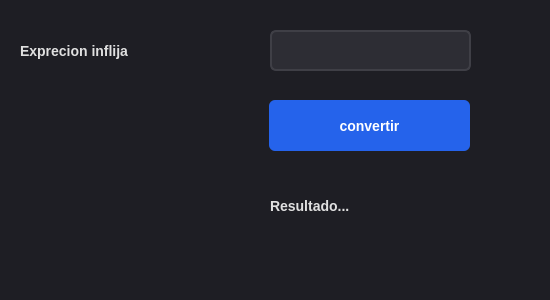
<?xml version="1.0" encoding="UTF-8"?>
<ui version="4.0">
 <class>Dialog</class>
 <widget class="QDialog" name="Dialog">
  <property name="geometry">
   <rect>
    <x>0</x>
    <y>0</y>
    <width>550</width>
    <height>300</height>
   </rect>
  </property>
  <property name="minimumSize">
   <size>
    <width>0</width>
    <height>0</height>
   </size>
  </property>
  <property name="windowTitle">
   <string>Dialog</string>
  </property>
  <property name="styleSheet">
   <string notr="true">/* Estilo general de la ventana */
QDialog {
    background-color: #1e1e24;
    color: #ffffff;
    font-family: &quot;Segoe UI&quot;, Arial, sans-serif;
}

/* Estilo para las etiquetas de texto (Expresión Infija y Resultado) */
QLabel {
    color: #e0e0e0;
    font-size: 14px;
    font-weight: 500;
}

/* Estilo específico para el texto de &quot;Resultado...&quot; para resaltarlo */
/* Nota: Si le pones el objectName &quot;label_resultado&quot; en Qt Designer, aplicará este filtro */
QLabel#label_2 {
    color: #4ade80; /* Un tono verde brillante moderno para el resultado */
    font-size: 16px;
    font-weight: bold;
    margin-top: 10px;
}

/* Estilo para la caja de texto de entrada */
QLineEdit {
    background-color: #2d2d34;
    border: 2px solid #3f3f46;
    border-radius: 6px;
    color: #ffffff;
    padding: 6px 12px;
    font-size: 14px;
    selection-background-color: #2563eb;
}

QLineEdit:focus {
    border: 2px solid #3b82f6; /* Borde azul cuando estás escribiendo */
    background-color: #32323b;
}

/* Estilo para el botón de Convertir */
QPushButton {
    background-color: #2563eb; /* Azul moderno */
    color: #ffffff;
    border: none;
    border-radius: 6px;
    padding: 8px 20px;
    font-size: 14px;
    font-weight: bold;
    min-width: 100px;
}

QPushButton:hover {
    background-color: #3b82f6; /* Azul un poco más claro al pasar el mouse */
}

QPushButton:pressed {
    background-color: #1d4ed8; /* Azul más oscuro al hacer clic */
}</string>
  </property>
  <widget class="QPushButton" name="btn_convertir">
   <property name="geometry">
    <rect>
     <x>269</x>
     <y>100</y>
     <width>201</width>
     <height>51</height>
    </rect>
   </property>
   <property name="minimumSize">
    <size>
     <width>140</width>
     <height>25</height>
    </size>
   </property>
   <property name="text">
    <string>convertir</string>
   </property>
  </widget>
  <widget class="QLabel" name="lbl_inflija">
   <property name="geometry">
    <rect>
     <x>20</x>
     <y>30</y>
     <width>181</width>
     <height>41</height>
    </rect>
   </property>
   <property name="text">
    <string>Exprecion inflija </string>
   </property>
  </widget>
  <widget class="QLabel" name="lbl_resultado">
   <property name="geometry">
    <rect>
     <x>270</x>
     <y>180</y>
     <width>181</width>
     <height>51</height>
    </rect>
   </property>
   <property name="minimumSize">
    <size>
     <width>80</width>
     <height>20</height>
    </size>
   </property>
   <property name="text">
    <string>Resultado...</string>
   </property>
  </widget>
  <widget class="QLineEdit" name="txt_inflija">
   <property name="geometry">
    <rect>
     <x>270</x>
     <y>30</y>
     <width>201</width>
     <height>41</height>
    </rect>
   </property>
  </widget>
 </widget>
 <resources/>
 <connections/>
</ui>
